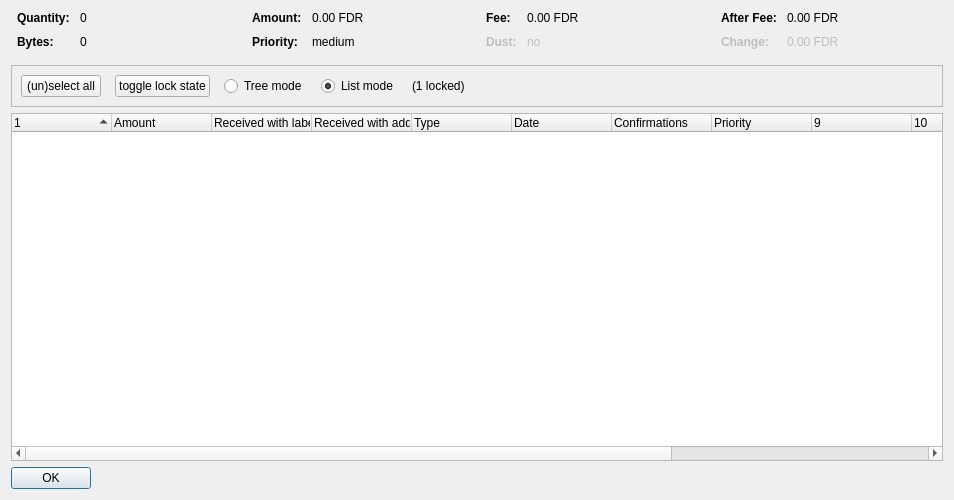
<?xml version="1.0" encoding="UTF-8"?>
<ui version="4.0">
 <class>CoinControlDialog</class>
 <widget class="QDialog" name="CoinControlDialog">
  <property name="geometry">
   <rect>
    <x>0</x>
    <y>0</y>
    <width>954</width>
    <height>500</height>
   </rect>
  </property>
  <property name="windowTitle">
   <string>Coin Selection</string>
  </property>
  <layout class="QVBoxLayout" name="verticalLayout">
   <item>
    <layout class="QHBoxLayout" name="horizontalLayoutTop" stretch="0,0,0,0">
     <property name="topMargin">
      <number>0</number>
     </property>
     <property name="bottomMargin">
      <number>10</number>
     </property>
     <item>
      <layout class="QFormLayout" name="formLayoutCoinControl1">
       <property name="horizontalSpacing">
        <number>10</number>
       </property>
       <property name="verticalSpacing">
        <number>10</number>
       </property>
       <property name="leftMargin">
        <number>6</number>
       </property>
       <property name="rightMargin">
        <number>6</number>
       </property>
       <item row="0" column="0">
        <widget class="QLabel" name="labelCoinControlQuantityText">
         <property name="font">
          <font>
           <weight>75</weight>
           <bold>true</bold>
          </font>
         </property>
         <property name="text">
          <string>Quantity:</string>
         </property>
        </widget>
       </item>
       <item row="0" column="1">
        <widget class="QLabel" name="labelCoinControlQuantity">
         <property name="cursor">
          <cursorShape>IBeamCursor</cursorShape>
         </property>
         <property name="contextMenuPolicy">
          <enum>Qt::ActionsContextMenu</enum>
         </property>
         <property name="text">
          <string notr="true">0</string>
         </property>
         <property name="textInteractionFlags">
          <set>Qt::LinksAccessibleByMouse|Qt::TextSelectableByKeyboard|Qt::TextSelectableByMouse</set>
         </property>
        </widget>
       </item>
       <item row="1" column="0">
        <widget class="QLabel" name="labelCoinControlBytesText">
         <property name="font">
          <font>
           <weight>75</weight>
           <bold>true</bold>
          </font>
         </property>
         <property name="text">
          <string>Bytes:</string>
         </property>
        </widget>
       </item>
       <item row="1" column="1">
        <widget class="QLabel" name="labelCoinControlBytes">
         <property name="cursor">
          <cursorShape>IBeamCursor</cursorShape>
         </property>
         <property name="contextMenuPolicy">
          <enum>Qt::ActionsContextMenu</enum>
         </property>
         <property name="text">
          <string notr="true">0</string>
         </property>
         <property name="textInteractionFlags">
          <set>Qt::LinksAccessibleByMouse|Qt::TextSelectableByKeyboard|Qt::TextSelectableByMouse</set>
         </property>
        </widget>
       </item>
      </layout>
     </item>
     <item>
      <layout class="QFormLayout" name="formLayoutCoinControl2">
       <property name="horizontalSpacing">
        <number>10</number>
       </property>
       <property name="verticalSpacing">
        <number>10</number>
       </property>
       <property name="leftMargin">
        <number>6</number>
       </property>
       <property name="rightMargin">
        <number>6</number>
       </property>
       <item row="0" column="0">
        <widget class="QLabel" name="labelCoinControlAmountText">
         <property name="font">
          <font>
           <weight>75</weight>
           <bold>true</bold>
          </font>
         </property>
         <property name="text">
          <string>Amount:</string>
         </property>
        </widget>
       </item>
       <item row="0" column="1">
        <widget class="QLabel" name="labelCoinControlAmount">
         <property name="cursor">
          <cursorShape>IBeamCursor</cursorShape>
         </property>
         <property name="contextMenuPolicy">
          <enum>Qt::ActionsContextMenu</enum>
         </property>
         <property name="text">
          <string notr="true">0.00 FDR</string>
         </property>
         <property name="textInteractionFlags">
          <set>Qt::LinksAccessibleByMouse|Qt::TextSelectableByKeyboard|Qt::TextSelectableByMouse</set>
         </property>
        </widget>
       </item>
       <item row="1" column="0">
        <widget class="QLabel" name="labelCoinControlPriorityText">
         <property name="font">
          <font>
           <weight>75</weight>
           <bold>true</bold>
          </font>
         </property>
         <property name="text">
          <string>Priority:</string>
         </property>
        </widget>
       </item>
       <item row="1" column="1">
        <widget class="QLabel" name="labelCoinControlPriority">
         <property name="cursor">
          <cursorShape>IBeamCursor</cursorShape>
         </property>
         <property name="contextMenuPolicy">
          <enum>Qt::ActionsContextMenu</enum>
         </property>
         <property name="text">
          <string>medium</string>
         </property>
         <property name="textInteractionFlags">
          <set>Qt::LinksAccessibleByMouse|Qt::TextSelectableByKeyboard|Qt::TextSelectableByMouse</set>
         </property>
        </widget>
       </item>
      </layout>
     </item>
     <item>
      <layout class="QFormLayout" name="formLayoutCoinControl3">
       <property name="horizontalSpacing">
        <number>10</number>
       </property>
       <property name="verticalSpacing">
        <number>10</number>
       </property>
       <property name="leftMargin">
        <number>6</number>
       </property>
       <property name="rightMargin">
        <number>6</number>
       </property>
       <item row="0" column="0">
        <widget class="QLabel" name="labelCoinControlFeeText">
         <property name="font">
          <font>
           <weight>75</weight>
           <bold>true</bold>
          </font>
         </property>
         <property name="text">
          <string>Fee:</string>
         </property>
        </widget>
       </item>
       <item row="0" column="1">
        <widget class="QLabel" name="labelCoinControlFee">
         <property name="cursor">
          <cursorShape>IBeamCursor</cursorShape>
         </property>
         <property name="contextMenuPolicy">
          <enum>Qt::ActionsContextMenu</enum>
         </property>
         <property name="text">
          <string notr="true">0.00 FDR</string>
         </property>
         <property name="textInteractionFlags">
          <set>Qt::LinksAccessibleByMouse|Qt::TextSelectableByKeyboard|Qt::TextSelectableByMouse</set>
         </property>
        </widget>
       </item>
       <item row="1" column="0">
        <widget class="QLabel" name="labelCoinControlLowOutputText">
         <property name="enabled">
          <bool>false</bool>
         </property>
         <property name="font">
          <font>
           <weight>75</weight>
           <bold>true</bold>
          </font>
         </property>
         <property name="text">
          <string>Dust:</string>
         </property>
        </widget>
       </item>
       <item row="1" column="1">
        <widget class="QLabel" name="labelCoinControlLowOutput">
         <property name="enabled">
          <bool>false</bool>
         </property>
         <property name="cursor">
          <cursorShape>IBeamCursor</cursorShape>
         </property>
         <property name="contextMenuPolicy">
          <enum>Qt::ActionsContextMenu</enum>
         </property>
         <property name="text">
          <string>no</string>
         </property>
         <property name="textInteractionFlags">
          <set>Qt::LinksAccessibleByMouse|Qt::TextSelectableByKeyboard|Qt::TextSelectableByMouse</set>
         </property>
        </widget>
       </item>
      </layout>
     </item>
     <item>
      <layout class="QFormLayout" name="formLayoutCoinControl4">
       <property name="horizontalSpacing">
        <number>10</number>
       </property>
       <property name="verticalSpacing">
        <number>10</number>
       </property>
       <property name="leftMargin">
        <number>6</number>
       </property>
       <property name="rightMargin">
        <number>6</number>
       </property>
       <item row="0" column="0">
        <widget class="QLabel" name="labelCoinControlAfterFeeText">
         <property name="font">
          <font>
           <weight>75</weight>
           <bold>true</bold>
          </font>
         </property>
         <property name="text">
          <string>After Fee:</string>
         </property>
        </widget>
       </item>
       <item row="0" column="1">
        <widget class="QLabel" name="labelCoinControlAfterFee">
         <property name="cursor">
          <cursorShape>IBeamCursor</cursorShape>
         </property>
         <property name="contextMenuPolicy">
          <enum>Qt::ActionsContextMenu</enum>
         </property>
         <property name="text">
          <string notr="true">0.00 FDR</string>
         </property>
         <property name="textInteractionFlags">
          <set>Qt::LinksAccessibleByMouse|Qt::TextSelectableByKeyboard|Qt::TextSelectableByMouse</set>
         </property>
        </widget>
       </item>
       <item row="1" column="0">
        <widget class="QLabel" name="labelCoinControlChangeText">
         <property name="enabled">
          <bool>false</bool>
         </property>
         <property name="font">
          <font>
           <weight>75</weight>
           <bold>true</bold>
          </font>
         </property>
         <property name="text">
          <string>Change:</string>
         </property>
        </widget>
       </item>
       <item row="1" column="1">
        <widget class="QLabel" name="labelCoinControlChange">
         <property name="enabled">
          <bool>false</bool>
         </property>
         <property name="cursor">
          <cursorShape>IBeamCursor</cursorShape>
         </property>
         <property name="contextMenuPolicy">
          <enum>Qt::ActionsContextMenu</enum>
         </property>
         <property name="text">
          <string notr="true">0.00 FDR</string>
         </property>
         <property name="textInteractionFlags">
          <set>Qt::LinksAccessibleByMouse|Qt::TextSelectableByKeyboard|Qt::TextSelectableByMouse</set>
         </property>
        </widget>
       </item>
      </layout>
     </item>
    </layout>
   </item>
   <item>
    <widget class="QFrame" name="frame">
     <property name="minimumSize">
      <size>
       <width>0</width>
       <height>40</height>
      </size>
     </property>
     <property name="frameShape">
      <enum>QFrame::StyledPanel</enum>
     </property>
     <property name="frameShadow">
      <enum>QFrame::Sunken</enum>
     </property>
     <layout class="QHBoxLayout" name="horizontalLayout">
      <item>
       <layout class="QHBoxLayout" name="horizontalLayoutPanel" stretch="0,0,0,0,0,0">
        <property name="spacing">
         <number>14</number>
        </property>
        <item>
         <widget class="QPushButton" name="pushButtonSelectAll">
          <property name="sizePolicy">
           <sizepolicy hsizetype="Maximum" vsizetype="Fixed">
            <horstretch>0</horstretch>
            <verstretch>0</verstretch>
           </sizepolicy>
          </property>
          <property name="text">
           <string>(un)select all</string>
          </property>
          <property name="autoDefault">
           <bool>false</bool>
          </property>
         </widget>
        </item>
        <item>
         <widget class="QPushButton" name="pushButtonToggleLock">
          <property name="sizePolicy">
           <sizepolicy hsizetype="Maximum" vsizetype="Fixed">
            <horstretch>0</horstretch>
            <verstretch>0</verstretch>
           </sizepolicy>
          </property>
          <property name="text">
           <string>toggle lock state</string>
          </property>
          <property name="autoDefault">
           <bool>false</bool>
          </property>
         </widget>
        </item>
        <item>
         <widget class="QRadioButton" name="radioTreeMode">
          <property name="sizePolicy">
           <sizepolicy hsizetype="Maximum" vsizetype="Fixed">
            <horstretch>0</horstretch>
            <verstretch>0</verstretch>
           </sizepolicy>
          </property>
          <property name="text">
           <string>Tree mode</string>
          </property>
         </widget>
        </item>
        <item>
         <widget class="QRadioButton" name="radioListMode">
          <property name="sizePolicy">
           <sizepolicy hsizetype="Maximum" vsizetype="Fixed">
            <horstretch>0</horstretch>
            <verstretch>0</verstretch>
           </sizepolicy>
          </property>
          <property name="text">
           <string>List mode</string>
          </property>
          <property name="checked">
           <bool>true</bool>
          </property>
         </widget>
        </item>
        <item>
         <widget class="QLabel" name="labelLocked">
          <property name="text">
           <string>(1 locked)</string>
          </property>
         </widget>
        </item>
        <item>
         <spacer name="horizontalSpacer">
          <property name="orientation">
           <enum>Qt::Horizontal</enum>
          </property>
          <property name="sizeHint" stdset="0">
           <size>
            <width>40</width>
            <height>20</height>
           </size>
          </property>
         </spacer>
        </item>
       </layout>
      </item>
     </layout>
    </widget>
   </item>
   <item>
    <widget class="CoinControlTreeWidget" name="treeWidget">
     <property name="contextMenuPolicy">
      <enum>Qt::CustomContextMenu</enum>
     </property>
     <property name="sortingEnabled">
      <bool>false</bool>
     </property>
     <property name="columnCount">
      <number>13</number>
     </property>
     <attribute name="headerShowSortIndicator" stdset="0">
      <bool>true</bool>
     </attribute>
     <attribute name="headerStretchLastSection">
      <bool>false</bool>
     </attribute>
     <column>
      <property name="text">
       <string/>
      </property>
     </column>
     <column>
      <property name="text">
       <string>Amount</string>
      </property>
     </column>
     <column>
      <property name="text">
       <string>Received with label</string>
      </property>
     </column>
     <column>
      <property name="text">
       <string>Received with address</string>
      </property>
     </column>
     <column>
      <property name="text">
	<string>Type</string>
      </property>
     </column>
     <column>
      <property name="text">
       <string>Date</string>
      </property>
     </column>
     <column>
      <property name="text">
       <string>Confirmations</string>
      </property>
      <property name="toolTip">
       <string>Confirmed</string>
      </property>
     </column>
     <column>
      <property name="text">
       <string>Priority</string>
      </property>
     </column>
     <column>
      <property name="text">
       <string/>
      </property>
     </column>
     <column>
      <property name="text">
       <string/>
      </property>
     </column>
     <column>
      <property name="text">
       <string/>
      </property>
     </column>
     <column>
      <property name="text">
       <string/>
      </property>
     </column>
     <column>
      <property name="text">
       <string/>
      </property>
     </column>
    </widget>
   </item>
   <item>
    <widget class="QDialogButtonBox" name="buttonBox">
     <property name="sizePolicy">
      <sizepolicy hsizetype="Maximum" vsizetype="Fixed">
       <horstretch>0</horstretch>
       <verstretch>0</verstretch>
      </sizepolicy>
     </property>
     <property name="orientation">
      <enum>Qt::Horizontal</enum>
     </property>
     <property name="standardButtons">
      <set>QDialogButtonBox::Ok</set>
     </property>
    </widget>
   </item>
  </layout>
 </widget>
 <customwidgets>
  <customwidget>
   <class>CoinControlTreeWidget</class>
   <extends>QTreeWidget</extends>
   <header>coincontroltreewidget.h</header>
  </customwidget>
 </customwidgets>
 <resources/>
 <connections/>
</ui>
